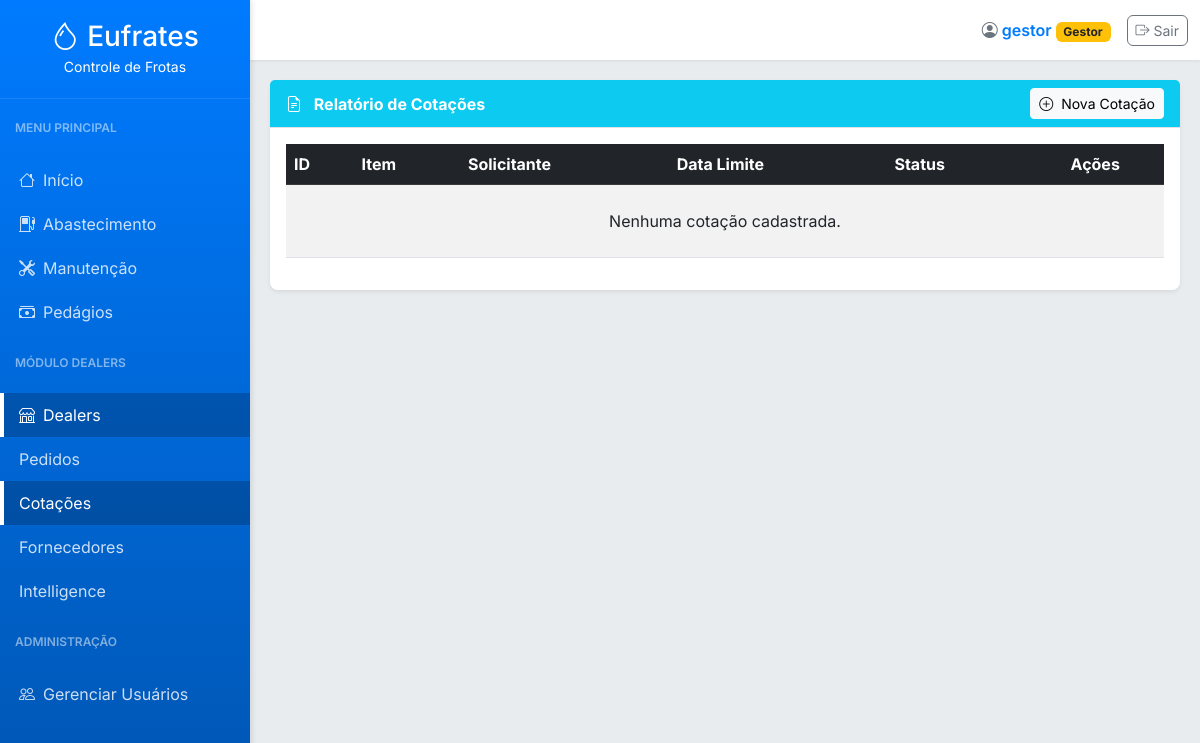
/dealers/cotacoes-relatorio (signed in), run on an earlier commit of the app's database.
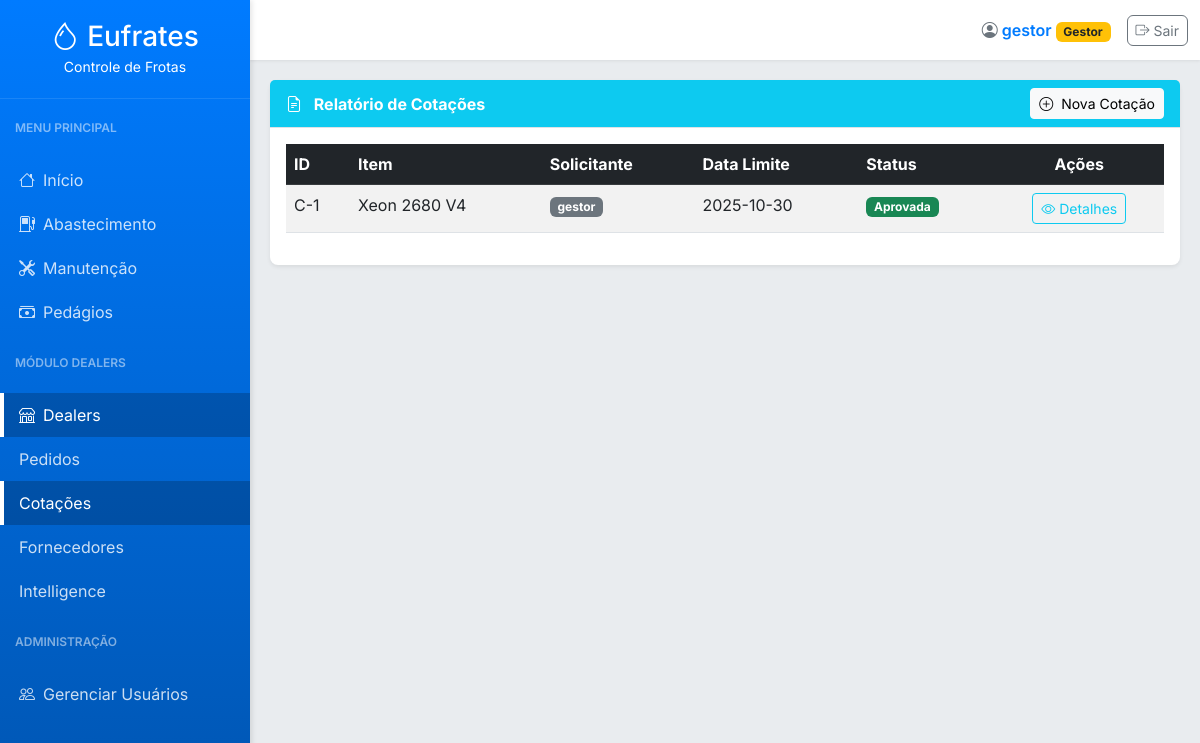
And on a later commit of the database.
### tables this page shows
CREATE TABLE orcamentos (
            id INTEGER PRIMARY KEY AUTOINCREMENT, cotacao_id INTEGER NOT NULL, fornecedor_id INTEGER NOT NULL,
            valor REAL NOT NULL, prazo_pagamento TEXT, faturamento TEXT,
            data_registro TEXT DEFAULT CURRENT_TIMESTAMP, aprovado BOOLEAN DEFAULT 0,
            FOREIGN KEY (cotacao_id) REFERENCES cotacoes (id),
            FOREIGN KEY (fornecedor_id) REFERENCES fornecedores (id)
        );

CREATE TABLE cotacoes (
            id INTEGER PRIMARY KEY AUTOINCREMENT, user_id INTEGER NOT NULL, item TEXT NOT NULL,
            quantidade REAL NOT NULL, data_limite TEXT NOT NULL, observacoes TEXT,
            status TEXT DEFAULT 'Aberta', data_aprovacao TEXT, data_registro TEXT DEFAULT CURRENT_TIMESTAMP,
            FOREIGN KEY (user_id) REFERENCES users (id)
        );

CREATE TABLE users (
        id INTEGER PRIMARY KEY AUTOINCREMENT,
        username TEXT NOT NULL UNIQUE,
        password_hash TEXT NOT NULL,
        role TEXT NOT NULL CHECK(role IN ('Gestor', 'Comprador', 'Padrão'))
    );

### app.py (the view, shortened to what this page needs)
@app.route('/dealers/cotacoes-relatorio', methods=['GET', 'POST'])
@login_required
def cotacoes_relatorio():
    cotacoes_list = obter_cotacoes()
    return render_template('cotacoes_relatorio.html', active_page='cotacoes', cotacoes=cotacoes_list)

### app.py (called while the page is built)
@app.before_request
def load_logged_in_user():
    user_id = session.get('user_id')
    g.user = get_user_by_id(user_id) if user_id else None

def login_required(view):
    @wraps(view)
    def wrapped_view(*args, **kwargs):
        if g.user is None:
            flash('Você precisa estar logado para acessar esta página.', 'warning')
            return redirect(url_for('login'))
        return view(*args, **kwargs)
    return wrapped_view

@app.context_processor
def inject_now():
    return {'now': datetime.now(), 'g': g}

### database.py (called while the page is built)
def get_db_connection():
    conn = sqlite3.connect('abastecimentos.db')
    conn.row_factory = sqlite3.Row
    return conn

def get_user_by_id(user_id):
    conn = get_db_connection()
    user = conn.execute('SELECT * FROM users WHERE id = ?', (user_id,)).fetchone()
    conn.close()
    return user

### templates/cotacoes_relatorio.html (shortened to what this page needs)
{% extends "base.html" %}
{% block content %}
<div class="card">
    <div class="card-header bg-info text-white d-flex justify-content-between align-items-center">
        <div><i class="bi bi-file-earmark-text me-2"></i> Relatório de Cotações</div>
        <button class="btn btn-light btn-sm" data-bs-toggle="modal" data-bs-target="#novaCotacaoModal">
            <i class="bi bi-plus-circle me-1"></i> Nova Cotação
        </button>
    </div>
    <div class="card-body">
        <div class="table-responsive">
            <table class="table table-striped table-hover">
                <thead class="table-dark">
                    <tr>
                        <th>ID</th>
                        <th>Item</th>
                        <th>Solicitante</th>
                        <th>Data Limite</th>
                        <th>Status</th>
                        <th class="text-center">Ações</th>
                    </tr>
                </thead>
                <tbody>
                    {% for cotacao in cotacoes %}
                    <tr>
                        <td>C-{{ cotacao.id }}</td>
                        <td>{{ cotacao.item }}</td>
                        <td><span class="badge bg-secondary">{{ cotacao.solicitante }}</span></td>
                        <td>{{ cotacao.data_limite }}</td>
                        <td>
                            <span class="badge {% if cotacao.status == 'Aberta' %}bg-warning{% elif cotacao.status == 'Fechada' %}bg-primary{% elif cotacao.status == 'Aprovada' %}bg-success{% else %}bg-danger{% endif %}">
                                {{ cotacao.status }}
                            </span>
                        </td>
                        <td class="text-center">
                            <a href="{{ url_for('cotacao_detalhe', cotacao_id=cotacao.id) }}" class="btn btn-sm btn-outline-info" title="Ver Detalhes e Orçamentos">
                                <i class="bi bi-eye"></i> Detalhes
                            </a>
                        </td>
                    </tr>
                    {% else %}
                    <tr>
                        <td colspan="6" class="text-center py-4">Nenhuma cotação cadastrada.</td>
                    </tr>
                    {% endfor %}
                </tbody>
            </table>
        </div>
    </div>
</div>
{% endblock %}

What changed in the data, as far as the page shows it:
added orcamentos: id "1", item "Xeon 2680 V4", solicitante "gestor", data_limite "2025-10-30", status "Aprovada"
Also different on the page:
text no longer shown: "Nenhuma cotação cadastrada."
